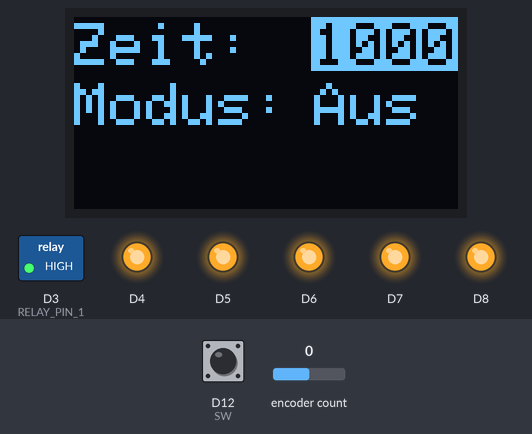
Simulated run of this program. Board: Arduino Uno R4 Minima. On the bench: 128×64 one-colour display, switched loads named in the program (green lamp = pin HIGH), output pins drawn as LEDs (lit = HIGH). The test bench sets the inputs (shaded band); at power-on: encoder count 0, D12 (SW) HIGH. What the program prints to the serial monitor is not drawn.

Above: at 2.7 s.
2.8 s: encoder count set to 1
At 3.1 s:
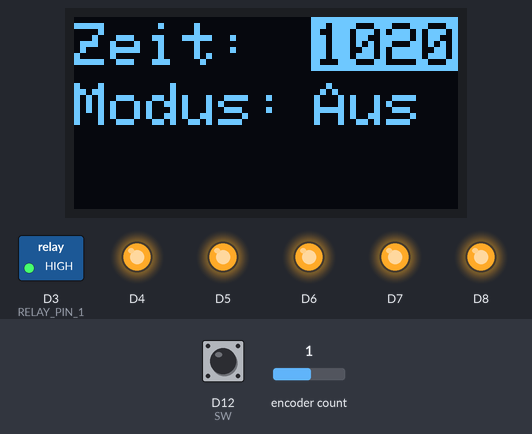
4.3 s: D12 (SW) pulled LOW for 0.15 s
5.9 s: encoder count set to 2
At 6.6 s:
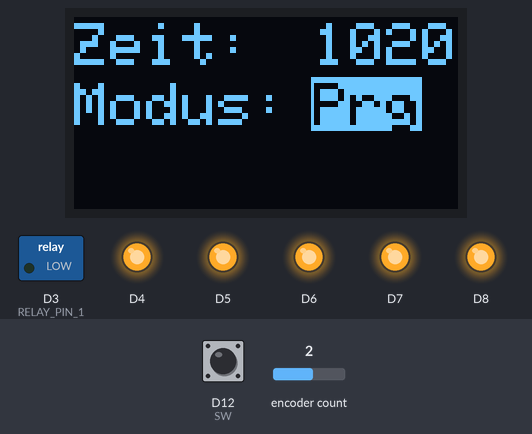
8.9 s: encoder count set to 3
At 9.8 s:
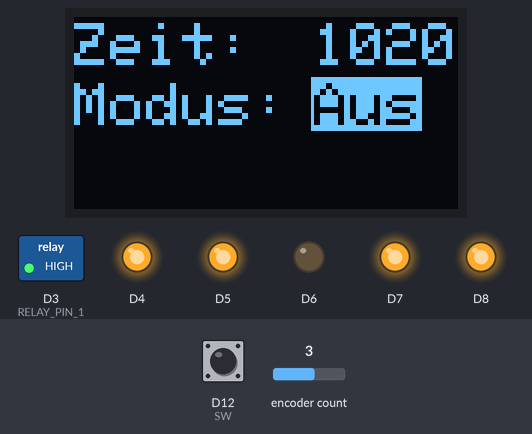
11.9 s: encoder count set to 4
At 12.8 s:
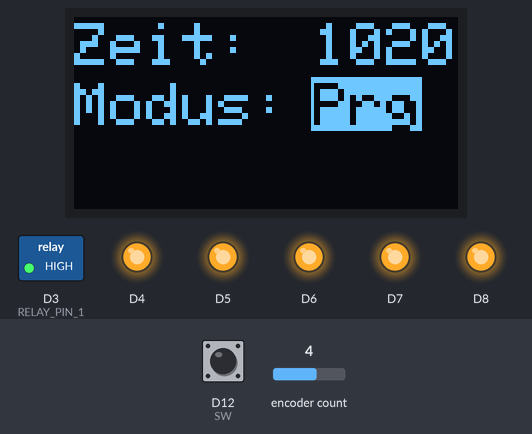
Timing chart, 0 to 18.9 s (numbered marks = the images above; inputs shaded):
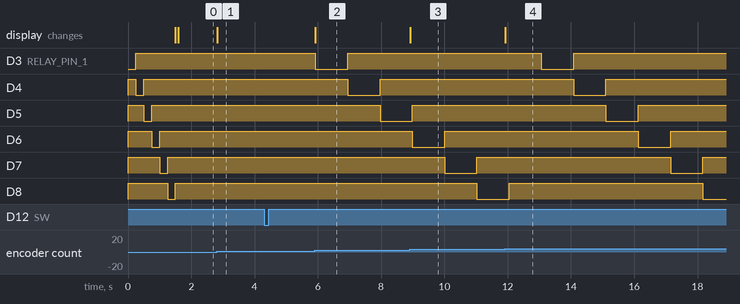

The program:

main.cpp
```cpp
#include <Arduino.h>
#include <Encoder.h>
#include <SPI.h>
#include <Wire.h>
#include <Adafruit_GFX.h>
#include <Adafruit_SSD1306.h>

#define RELAY_PIN_1 3
int relay_size = 6;

#define CLK 11
#define DT 10
#define SW 12

#define SCREEN_WIDTH 128 // OLED display width, in pixels
#define SCREEN_HEIGHT 64 // OLED display height, in pixels

#define OLED_RESET     -1 // Reset pin # (or -1 if sharing Arduino reset pin)
#define SCREEN_ADDRESS 0x3C ///< See datasheet for Address; 0x3D for 128x64, 0x3C for 128x32
Adafruit_SSD1306 display(SCREEN_WIDTH, SCREEN_HEIGHT, &Wire, OLED_RESET);

Encoder meinEncoder(DT, CLK);
long altePosition = 0;
int selectedrelay = 0;
int mode = 0;
int programmeselect = 0;
boolean running = false;
long jumpTime = 1000;
long old_time1 = millis();
long old_time2 = millis();
long new_time;

volatile unsigned long lastInterruptTime = 0;
const unsigned long debounceDelay = 500; // milliseconds

void overlay() {
  display.clearDisplay();
  display.setTextSize(2);             // Normal 1:1 pixel scale
  display.setTextColor(SSD1306_WHITE);        // Draw white text
  display.setCursor(0,2);
  display.println(F("Zeit:"));
  display.setCursor(80,2);
  display.println(jumpTime);
  display.setCursor(0,22);
  display.println(F("Modus:"));
  display.setCursor(80,22);
  if(mode==0){
    display.println(F("Aus"));
  }
  else if (mode==1)
  {
    display.println(F("Prg"));
  }
  if(programmeselect==0){
    display.fillRect(79,0,50,18,SSD1306_INVERSE);
  }
  else if(programmeselect==1){
    display.fillRect(79,20,37,18,SSD1306_INVERSE);
  }
  display.display();
}

void SwitchInterrupt()
{
  unsigned long interruptTime = millis();
  if (interruptTime - lastInterruptTime > debounceDelay) {
    programmeselect++;
    Serial.println(programmeselect);
    if(programmeselect > 1){
      programmeselect = 0;
    }
    lastInterruptTime = interruptTime;
  }
}

void checkEncoder() {
  long neuePosition = meinEncoder.read();
  if (neuePosition == altePosition+4 || neuePosition == altePosition-4)
  {
    if(programmeselect == 0) {
      jumpTime = jumpTime + ((neuePosition - altePosition)/4) * 20;
    }
    else if(programmeselect == 1) {
      mode++;
      if(mode > 1){
        mode = 0;
      }
    }
    altePosition = neuePosition;
    overlay();
  }
}

void setup() // the setup function runs once when you press reset or power the board
{
  for (size_t i = 0; i < relay_size; i++)
  {
    pin_size_t pin = RELAY_PIN_1 + i;
    pinMode(pin, OUTPUT);
    digitalWrite(pin, HIGH); // Ensure all relays are off at startup
  }
  for (size_t i = 0; i < relay_size; i++)
  {
    digitalWrite(RELAY_PIN_1 + i, LOW);  // Turn on each relay one by one
    delay(250);                          // Wait for half a second
    digitalWrite(RELAY_PIN_1 + i, HIGH); // Turn off the relay
  }
  Serial.begin(9600);
  pinMode(SW, INPUT);
  attachInterrupt(digitalPinToInterrupt(SW), SwitchInterrupt, CHANGE);
  if(!display.begin(SSD1306_SWITCHCAPVCC, SCREEN_ADDRESS)) {
    Serial.println(F("SSD1306 allocation failed"));
    for(;;); // Don't proceed, loop forever
  }
  display.clearDisplay();
  display.display();
  overlay();
}

void loop()
{
  checkEncoder();
  new_time = millis();
  if(mode==1 && running==false){
    running = true;
  }
  if (new_time - old_time1 >= jumpTime && running==true) {
    old_time1 = new_time;
    digitalWrite(RELAY_PIN_1 + selectedrelay, LOW);
    digitalWrite(RELAY_PIN_1 + selectedrelay-1, HIGH);
    selectedrelay++;
    if(selectedrelay > relay_size) {
      digitalWrite(RELAY_PIN_1 + selectedrelay-1, HIGH);
      selectedrelay = 0;
      if(mode==0){
        running = false;
      }
    }
  }
} 
```

Measured:
- after the input at 2.8 s, the display: changes at once (image 1)
- after the input at 4.3 s, every drawn part: stays the same
- after the input at 5.9 s, D3 (RELAY_PIN_1): HIGH → LOW at once, → HIGH 1.0 s later; D4: HIGH → LOW after 1.0 s, → HIGH 1.0 s later; D5: HIGH → LOW after 2.1 s; the display: changes at once (image 2)
- after the input at 8.9 s, the display: changes at once (image 3)
- after the input at 11.9 s, D3 (RELAY_PIN_1): HIGH → LOW after 1.2 s, → HIGH 1.0 s later; D4: HIGH → LOW after 2.2 s, → HIGH 1.0 s later; D5: HIGH → LOW after 3.2 s, → HIGH 1.0 s later; D6: HIGH → LOW after 4.2 s, → HIGH 1.0 s later; D7: HIGH → LOW after 5.2 s, → HIGH 1.0 s later; the display: changes at once (image 4)
